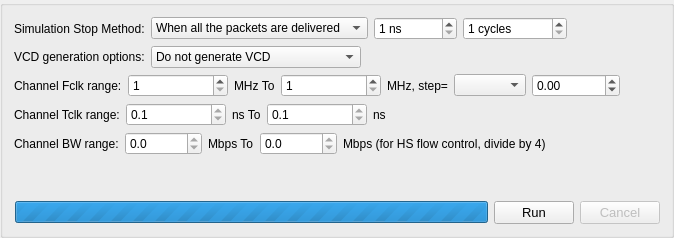
          <widget class="QGroupBox" name="groupBox_2">
           <property name="title">
            <string/>
           </property>
           <property name="alignment">
            <set>Qt::AlignCenter</set>
           </property>
           <property name="flat">
            <bool>false</bool>
           </property>
           <layout class="QVBoxLayout" name="verticalLayout_6">
            <item>
             <layout class="QHBoxLayout" name="horizontalLayout_36">
              <item>
               <widget class="QLabel" name="labelSimulationStopMethod">
                <property name="font">
                 <font>
                  <italic>false</italic>
                 </font>
                </property>
                <property name="text">
                 <string>Simulation Stop Method:</string>
                </property>
               </widget>
              </item>
              <item>
               <widget class="QComboBox" name="comboInSimulationStopMethod">
                <property name="sizeAdjustPolicy">
                 <enum>QComboBox::AdjustToContents</enum>
                </property>
                <item>
                 <property name="text">
                  <string>When all the packets are delivered</string>
                 </property>
                </item>
                <item>
                 <property name="text">
                  <string>After a specified simulated time:</string>
                 </property>
                </item>
                <item>
                 <property name="text">
                  <string>After a specified number of cycles:</string>
                 </property>
                </item>
               </widget>
              </item>
              <item>
               <widget class="QSpinBox" name="spinBoxStopTimeNs">
                <property name="suffix">
                 <string> ns</string>
                </property>
                <property name="minimum">
                 <number>1</number>
                </property>
                <property name="maximum">
                 <number>10000000</number>
                </property>
               </widget>
              </item>
              <item>
               <widget class="QSpinBox" name="spinBoxStopTimeCycles">
                <property name="suffix">
                 <string> cycles</string>
                </property>
                <property name="minimum">
                 <number>1</number>
                </property>
                <property name="maximum">
                 <number>100000000</number>
                </property>
               </widget>
              </item>
              <item>
               <spacer name="horizontalSpacer_12">
                <property name="orientation">
                 <enum>Qt::Horizontal</enum>
                </property>
                <property name="sizeHint" stdset="0">
                 <size>
                  <width>40</width>
                  <height>20</height>
                 </size>
                </property>
               </spacer>
              </item>
             </layout>
            </item>
            <item>
             <layout class="QHBoxLayout" name="horizontalLayout_2">
              <item>
               <widget class="QLabel" name="labelVCDGenerationOptions">
                <property name="font">
                 <font>
                  <italic>false</italic>
                 </font>
                </property>
                <property name="text">
                 <string>VCD generation options:</string>
                </property>
               </widget>
              </item>
              <item>
               <widget class="QComboBox" name="comboInVCDGenerationOptions">
                <property name="sizeAdjustPolicy">
                 <enum>QComboBox::AdjustToContents</enum>
                </property>
                <item>
                 <property name="text">
                  <string>Do not generate VCD</string>
                 </property>
                </item>
                <item>
                 <property name="text">
                  <string>Generate an empty VCD</string>
                 </property>
                </item>
                <item>
                 <property name="text">
                  <string>Show clock only</string>
                 </property>
                </item>
                <item>
                 <property name="text">
                  <string>Show clock and data</string>
                 </property>
                </item>
                <item>
                 <property name="text">
                  <string>Show clock, data and flow control</string>
                 </property>
                </item>
                <item>
                 <property name="text">
                  <string>Show all the signals</string>
                 </property>
                </item>
               </widget>
              </item>
              <item>
               <spacer name="horizontalSpacer_2">
                <property name="orientation">
                 <enum>Qt::Horizontal</enum>
                </property>
                <property name="sizeHint" stdset="0">
                 <size>
                  <width>40</width>
                  <height>20</height>
                 </size>
                </property>
               </spacer>
              </item>
             </layout>
            </item>
            <item>
             <layout class="QHBoxLayout" name="horizontalLayout_6">
              <item>
               <widget class="QLabel" name="labelChannelFclkRange">
                <property name="font">
                 <font>
                  <italic>false</italic>
                 </font>
                </property>
                <property name="text">
                 <string>Channel Fclk range:</string>
                </property>
                <property name="buddy">
                 <cstring>doubleSpinInChannelFclkRange</cstring>
                </property>
               </widget>
              </item>
              <item>
               <widget class="QDoubleSpinBox" name="doubleSpinInChannelFclkRange">
                <property name="minimumSize">
                 <size>
                  <width>100</width>
                  <height>0</height>
                 </size>
                </property>
                <property name="font">
                 <font>
                  <italic>false</italic>
                 </font>
                </property>
                <property name="decimals">
                 <number>0</number>
                </property>
                <property name="minimum">
                 <double>1.000000000000000</double>
                </property>
                <property name="maximum">
                 <double>10000001.000000000000000</double>
                </property>
               </widget>
              </item>
              <item>
               <widget class="QLabel" name="labelMHz">
                <property name="font">
                 <font>
                  <italic>false</italic>
                 </font>
                </property>
                <property name="text">
                 <string>MHz To</string>
                </property>
                <property name="buddy">
                 <cstring>doubleSpinInChannelFclkRange_2</cstring>
                </property>
               </widget>
              </item>
              <item>
               <widget class="QDoubleSpinBox" name="doubleSpinInChannelFclkRange_2">
                <property name="minimumSize">
                 <size>
                  <width>100</width>
                  <height>0</height>
                 </size>
                </property>
                <property name="font">
                 <font>
                  <italic>false</italic>
                 </font>
                </property>
                <property name="decimals">
                 <number>0</number>
                </property>
                <property name="minimum">
                 <double>1.000000000000000</double>
                </property>
                <property name="maximum">
                 <double>10000001.000000000000000</double>
                </property>
               </widget>
              </item>
              <item>
               <widget class="QLabel" name="labelMHzStep">
                <property name="font">
                 <font>
                  <italic>false</italic>
                 </font>
                </property>
                <property name="text">
                 <string>MHz, step=</string>
                </property>
                <property name="buddy">
                 <cstring>comboInStep</cstring>
                </property>
               </widget>
              </item>
              <item>
               <widget class="QComboBox" name="comboInStep"/>
              </item>
              <item>
               <widget class="QDoubleSpinBox" name="doubleSpinInStep">
                <property name="font">
                 <font>
                  <italic>false</italic>
                 </font>
                </property>
                <property name="decimals">
                 <number>2</number>
                </property>
                <property name="minimum">
                 <double>-10000000.000000000000000</double>
                </property>
                <property name="maximum">
                 <double>10000000.000000000000000</double>
                </property>
               </widget>
              </item>
              <item>
               <spacer name="horizontalSpacer_3">
                <property name="orientation">
                 <enum>Qt::Horizontal</enum>
                </property>
                <property name="sizeHint" stdset="0">
                 <size>
                  <width>40</width>
                  <height>20</height>
                 </size>
                </property>
               </spacer>
              </item>
             </layout>
            </item>
            <item>
             <layout class="QHBoxLayout" name="horizontalLayout_7">
              <item>
               <widget class="QLabel" name="labelChannelTclklRange">
                <property name="font">
                 <font>
                  <italic>false</italic>
                 </font>
                </property>
                <property name="text">
                 <string>Channel Tclk range:</string>
                </property>
                <property name="buddy">
                 <cstring>doubleSpinInChannelTclkRange</cstring>
                </property>
               </widget>
              </item>
              <item>
               <widget class="QDoubleSpinBox" name="doubleSpinInChannelTclkRange">
                <property name="minimumSize">
                 <size>
                  <width>100</width>
                  <height>0</height>
                 </size>
                </property>
                <property name="font">
                 <font>
                  <italic>false</italic>
                 </font>
                </property>
                <property name="readOnly">
                 <bool>true</bool>
                </property>
                <property name="decimals">
                 <number>1</number>
                </property>
                <property name="minimum">
                 <double>0.100000000000000</double>
                </property>
                <property name="maximum">
                 <double>10000000.000000000000000</double>
                </property>
               </widget>
              </item>
              <item>
               <widget class="QLabel" name="labelNsTo">
                <property name="font">
                 <font>
                  <italic>false</italic>
                 </font>
                </property>
                <property name="text">
                 <string>ns To</string>
                </property>
                <property name="buddy">
                 <cstring>doubleSpinInChannelTclkRange_2</cstring>
                </property>
               </widget>
              </item>
              <item>
               <widget class="QDoubleSpinBox" name="doubleSpinInChannelTclkRange_2">
                <property name="minimumSize">
                 <size>
                  <width>100</width>
                  <height>0</height>
                 </size>
                </property>
                <property name="font">
                 <font>
                  <italic>false</italic>
                 </font>
                </property>
                <property name="readOnly">
                 <bool>true</bool>
                </property>
                <property name="decimals">
                 <number>1</number>
                </property>
                <property name="minimum">
                 <double>0.100000000000000</double>
                </property>
                <property name="maximum">
                 <double>10000000.000000000000000</double>
                </property>
               </widget>
              </item>
              <item>
               <widget class="QLabel" name="labelNs">
                <property name="font">
                 <font>
                  <italic>false</italic>
                 </font>
                </property>
                <property name="text">
                 <string>ns</string>
                </property>
               </widget>
              </item>
              <item>
               <spacer name="horizontalSpacer_4">
                <property name="orientation">
                 <enum>Qt::Horizontal</enum>
                </property>
                <property name="sizeType">
                 <enum>QSizePolicy::MinimumExpanding</enum>
                </property>
                <property name="sizeHint" stdset="0">
                 <size>
                  <width>40</width>
                  <height>20</height>
                 </size>
                </property>
               </spacer>
              </item>
             </layout>
            </item>
            <item>
             <layout class="QHBoxLayout" name="horizontalLayout_8">
              <item>
               <widget class="QLabel" name="labelChannelBWRange">
                <property name="font">
                 <font>
                  <italic>false</italic>
                 </font>
                </property>
                <property name="text">
                 <string>Channel BW range:</string>
                </property>
                <property name="buddy">
                 <cstring>doubleSpinInChannelBWRange</cstring>
                </property>
               </widget>
              </item>
              <item>
               <widget class="QDoubleSpinBox" name="doubleSpinInChannelBWRange">
                <property name="font">
                 <font>
                  <italic>false</italic>
                 </font>
                </property>
                <property name="readOnly">
                 <bool>true</bool>
                </property>
                <property name="decimals">
                 <number>1</number>
                </property>
                <property name="maximum">
                 <double>1000000000.000000000000000</double>
                </property>
               </widget>
              </item>
              <item>
               <widget class="QLabel" name="labelMbps1">
                <property name="font">
                 <font>
                  <italic>false</italic>
                 </font>
                </property>
                <property name="text">
                 <string>Mbps To</string>
                </property>
                <property name="buddy">
                 <cstring>doubleSpinInChannelBWRange_2</cstring>
                </property>
               </widget>
              </item>
              <item>
               <widget class="QDoubleSpinBox" name="doubleSpinInChannelBWRange_2">
                <property name="font">
                 <font>
                  <italic>false</italic>
                 </font>
                </property>
                <property name="readOnly">
                 <bool>true</bool>
                </property>
                <property name="decimals">
                 <number>1</number>
                </property>
                <property name="maximum">
                 <double>1000000000.000000000000000</double>
                </property>
               </widget>
              </item>
              <item>
               <widget class="QLabel" name="labelMbps2">
                <property name="font">
                 <font>
                  <italic>false</italic>
                 </font>
                </property>
                <property name="text">
                 <string>Mbps (for HS flow control, divide by 4)</string>
                </property>
               </widget>
              </item>
              <item>
               <spacer name="horizontalSpacer_5">
                <property name="orientation">
                 <enum>Qt::Horizontal</enum>
                </property>
                <property name="sizeType">
                 <enum>QSizePolicy::MinimumExpanding</enum>
                </property>
                <property name="sizeHint" stdset="0">
                 <size>
                  <width>40</width>
                  <height>20</height>
                 </size>
                </property>
               </spacer>
              </item>
             </layout>
            </item>
            <item>
             <spacer name="verticalSpacer">
              <property name="orientation">
               <enum>Qt::Vertical</enum>
              </property>
              <property name="sizeHint" stdset="0">
               <size>
                <width>20</width>
                <height>40</height>
               </size>
              </property>
             </spacer>
            </item>
            <item>
             <layout class="QHBoxLayout" name="horizontalLayout_4">
              <item>
               <spacer name="horizontalSpacer">
                <property name="orientation">
                 <enum>Qt::Horizontal</enum>
                </property>
                <property name="sizeHint" stdset="0">
                 <size>
                  <width>1</width>
                  <height>0</height>
                 </size>
                </property>
               </spacer>
              </item>
              <item>
               <widget class="QProgressBar" name="progressBar">
                <property name="sizePolicy">
                 <sizepolicy hsizetype="Expanding" vsizetype="Fixed">
                  <horstretch>1</horstretch>
                  <verstretch>0</verstretch>
                 </sizepolicy>
                </property>
                <property name="maximum">
                 <number>0</number>
                </property>
                <property name="value">
                 <number>-1</number>
                </property>
               </widget>
              </item>
              <item>
               <widget class="QPushButton" name="buttonRunSimulation">
                <property name="font">
                 <font>
                  <pointsize>10</pointsize>
                 </font>
                </property>
                <property name="statusTip">
                 <string>Execute the simulation</string>
                </property>
                <property name="text">
                 <string>Run</string>
                </property>
                <property name="icon">
                 <iconset resource="../resources/Icons.qrc">
                  <normaloff>:/icons/icons/icon_play.png</normaloff>:/icons/icons/icon_play.png</iconset>
                </property>
                <property name="iconSize">
                 <size>
                  <width>32</width>
                  <height>32</height>
                 </size>
                </property>
               </widget>
              </item>
              <item>
               <widget class="QPushButton" name="buttonCancel">
                <property name="enabled">
                 <bool>false</bool>
                </property>
                <property name="font">
                 <font>
                  <pointsize>10</pointsize>
                 </font>
                </property>
                <property name="text">
                 <string>Cancel</string>
                </property>
                <property name="icon">
                 <iconset resource="../resources/Icons.qrc">
                  <normaloff>:/icons/icons/icon_stop.png</normaloff>:/icons/icons/icon_stop.png</iconset>
                </property>
                <property name="iconSize">
                 <size>
                  <width>32</width>
                  <height>32</height>
                 </size>
                </property>
               </widget>
              </item>
             </layout>
            </item>
           </layout>
          </widget>
